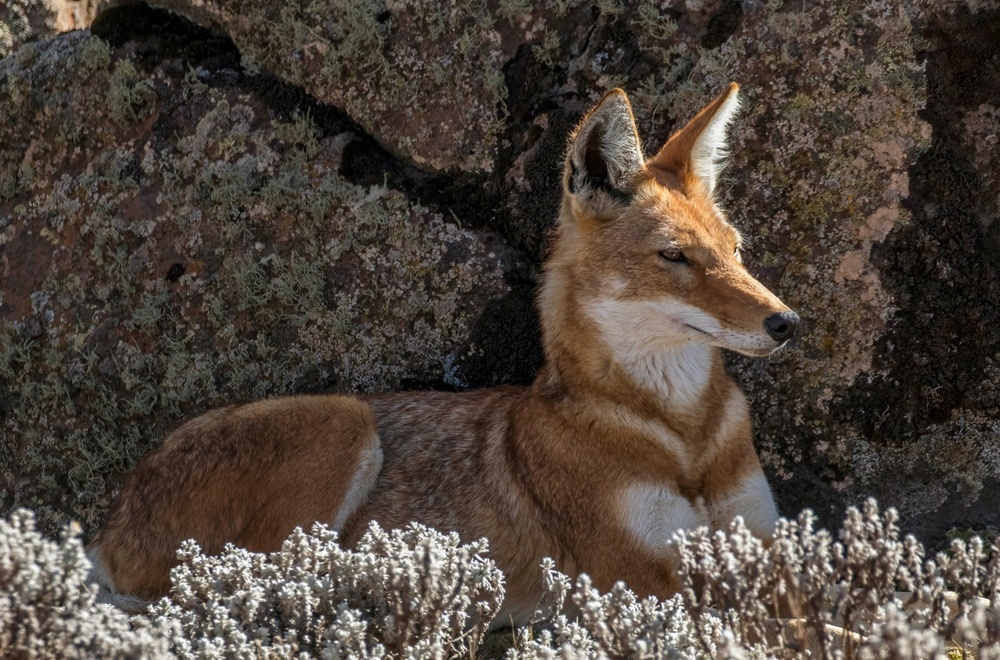
#> input picture Week 4/Images/fox.jpg, 1000 x 660 px, shrunk from 1623 x 1071 before the run
$ python lowpass-filter.py
#> lines starting #> are read from the running program, lines starting #| are printed output that depends on the picture
# Exercise 4d: Frequency domain filtering

import numpy as np
import matplotlib.pyplot as plt
from PIL import Image

# Load image as grayscale
arr = np.asarray(Image.open("../Images/fox.jpg").convert("L"), dtype=float)
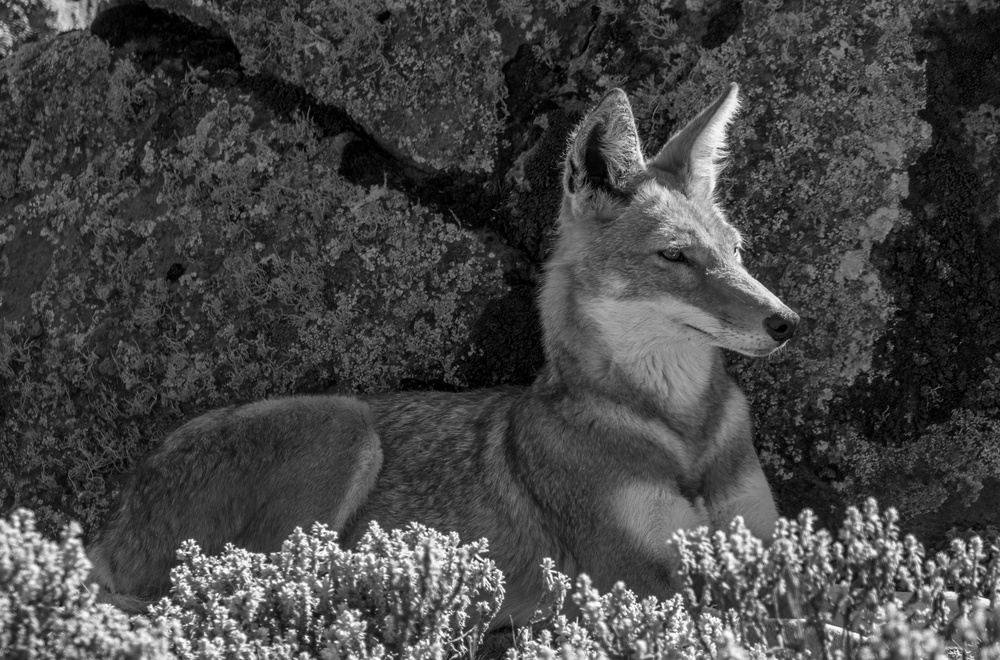
#> arr: shape (660, 1000) float64; min 0, max 255, mean 69.2
rows, cols = arr.shape
#> rows = 660; cols = 1000

# Forward FFT, shift 0-frequency to the centre
F = np.fft.fft2(arr)
Fsh = np.fft.fftshift(F)

# Circular low-pass mask: keep frequencies within radius 50 of the centre
crow, ccol = rows // 2, cols // 2
#> crow = 330; ccol = 500
Y, X = np.ogrid[:rows, :cols]
#> Y = 660 values from 0 to 659
dist = np.sqrt((Y - crow)**2 + (X - ccol)**2)
radius = 50
mask = dist <= radius

Fsh_filtered = Fsh * mask

# Inverse FFT back to an image
img_back = np.abs(np.fft.ifft2(np.fft.ifftshift(Fsh_filtered)))
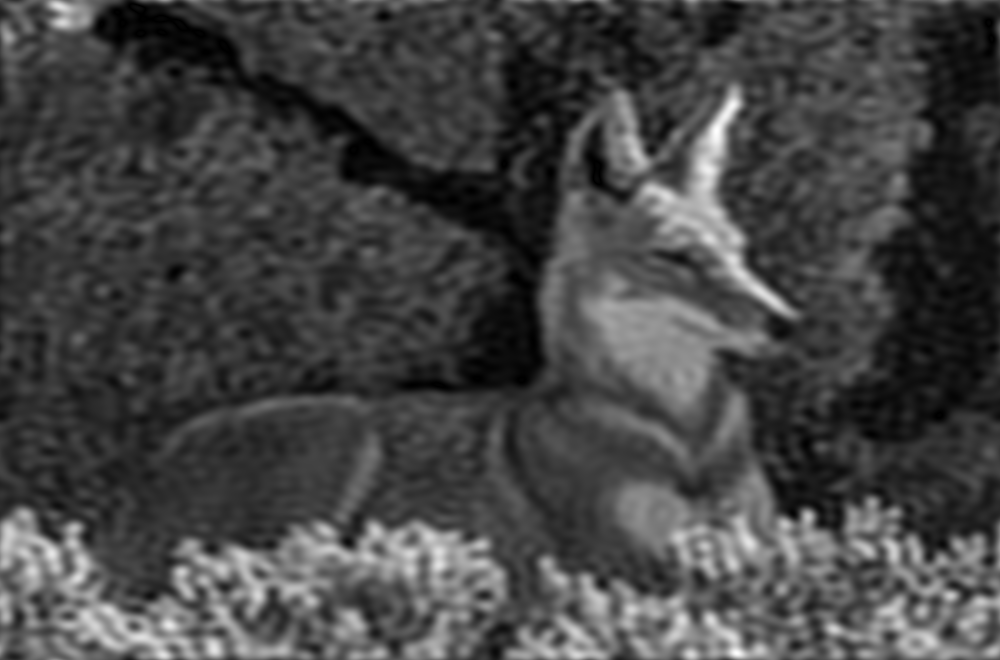
#> img_back: shape (660, 1000) float64; min 0.00132, max 254.5, mean 69.2

# Spectra for display (log magnitude)
spec_orig = np.log(1 + np.abs(Fsh))
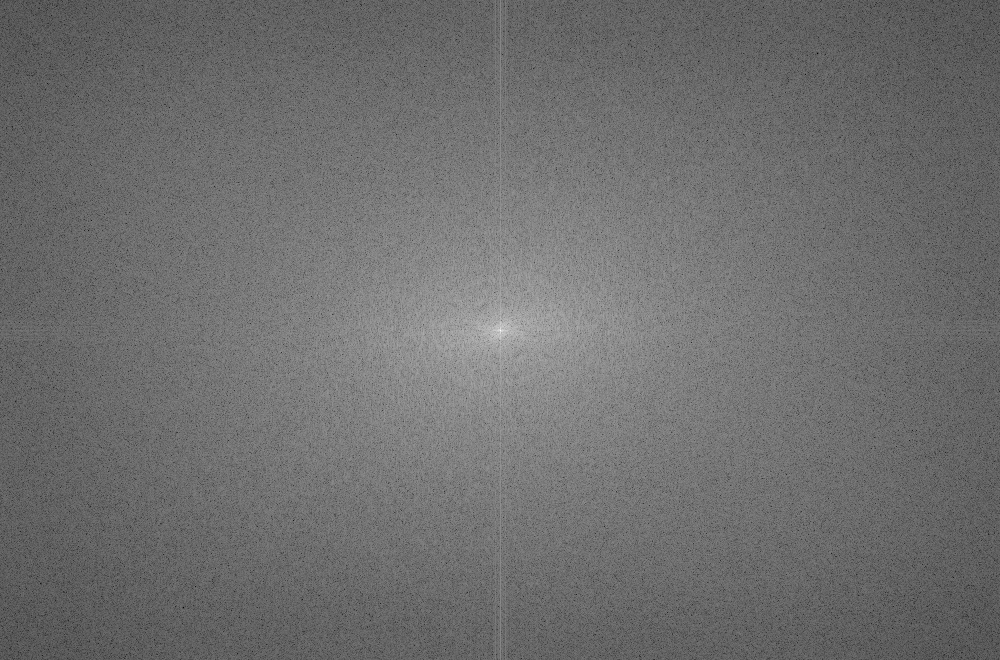
#> spec_orig: shape (660, 1000) float64; min 1.86, max 17.64, mean 8.71; drawn with min black and max white
spec_filt = np.log(1 + np.abs(Fsh_filtered))
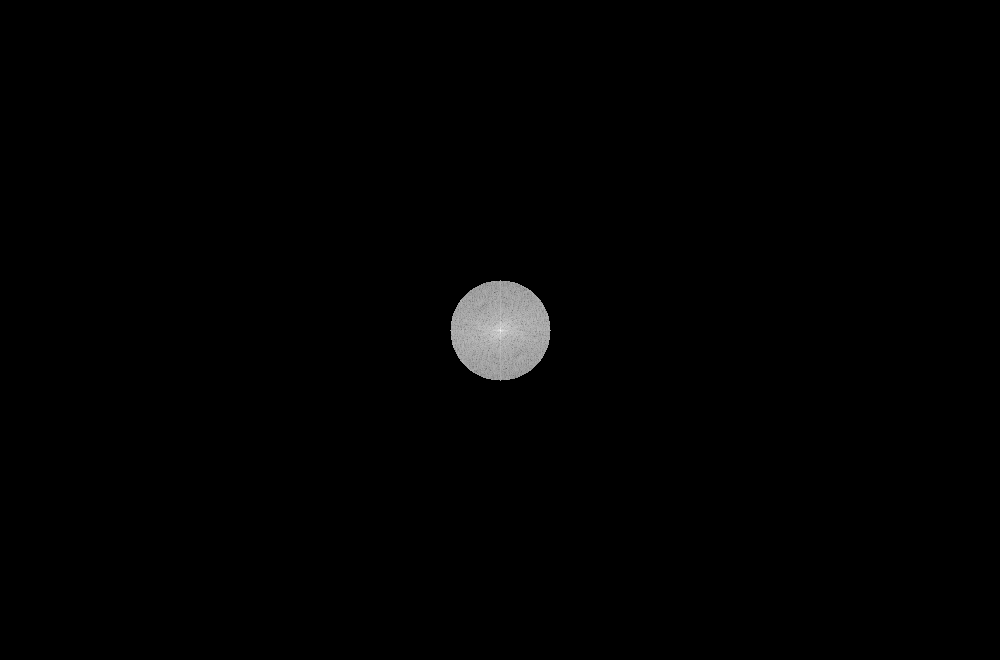
#> spec_filt: shape (660, 1000) float64; min 0, max 17.64, mean 0.138; drawn with min black and max white

fig, axes = plt.subplots(2, 2, figsize=(12, 10))
axes[0, 0].imshow(arr, cmap="gray")
axes[0, 0].set_title("Original image"); axes[0, 0].axis("off")
axes[0, 1].imshow(spec_orig, cmap="gray")
axes[0, 1].set_title("Original spectrum (log, centered)");                                                                                                                                                                                                                                                                                                                              axes[0, 1].axis("off")
axes[1, 0].imshow(img_back, cmap="gray")
axes[1, 0].set_title("Filtered image (radius <= 50)"); axes[1, 0].axis("off")
axes[1, 1].imshow(spec_filt, cmap="gray")
axes[1, 1].set_title("Filtered spectrum (low freq kept)"); axes[1, 1].axis("off")

plt.tight_layout()
plt.show()

$ run again, with Week 4/Images/vl.png saved as Week 4/Images/fox.jpg
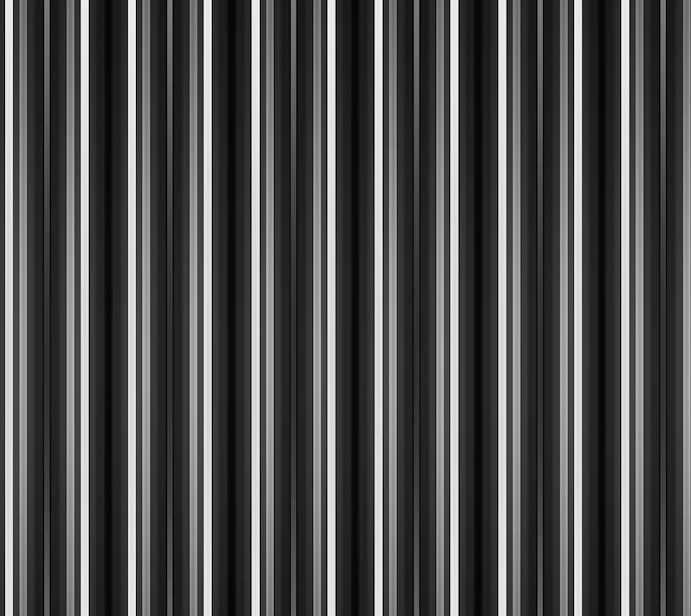
#> input picture Week 4/Images/vl.png, 691 x 616 px
#> `spec_filt = np.log(1 + np.abs(Fsh_filtered))`:
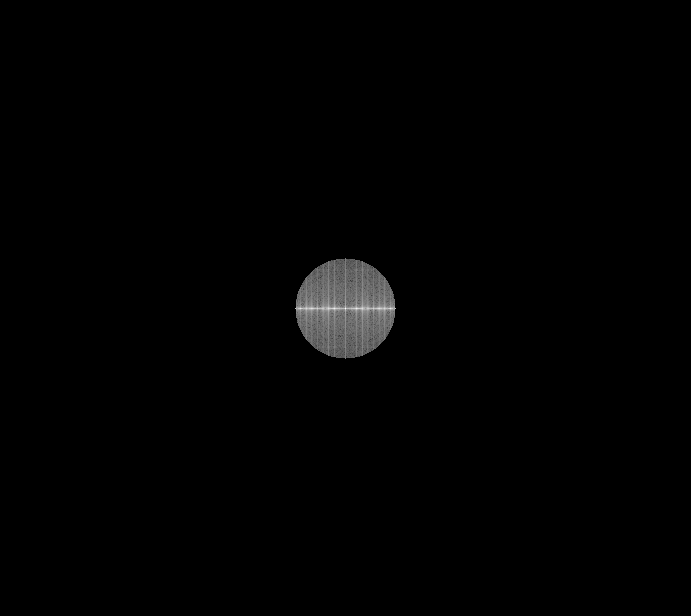
#> spec_filt: shape (616, 691) float64; min 0, max 17.33, mean 0.142; drawn with min black and max white
#> `plt.show()`:
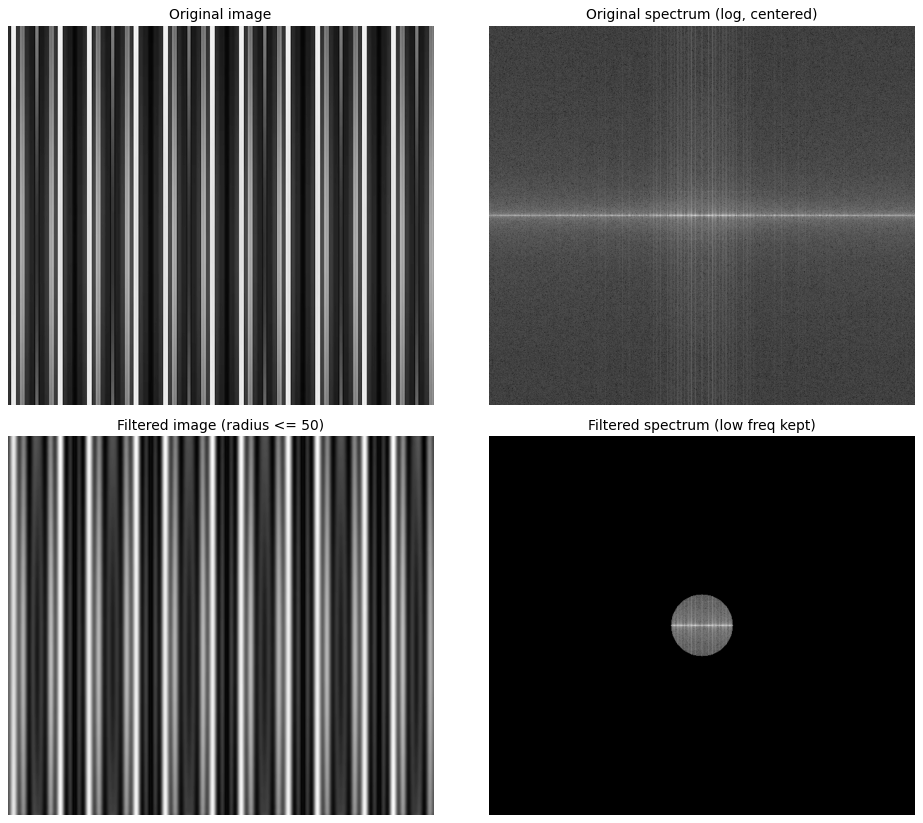
#> figure drawn by matplotlib, 4 panels
